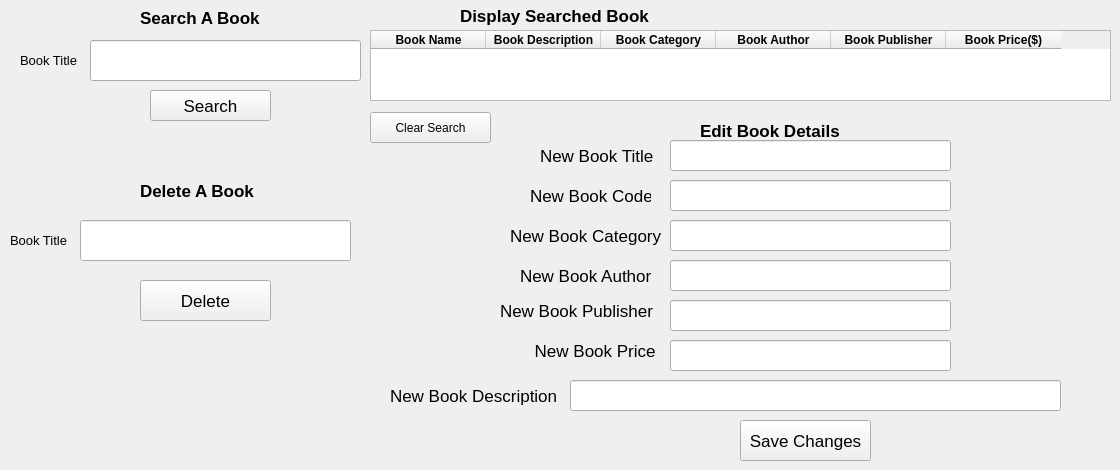
      <widget class="QWidget" name="tab_6">
       <attribute name="title">
        <string>Edit Or Delete A Book</string>
       </attribute>
       <widget class="QLabel" name="label_15">
        <property name="geometry">
         <rect>
          <x>530</x>
          <y>180</y>
          <width>121</width>
          <height>31</height>
         </rect>
        </property>
        <property name="font">
         <font>
          <family>Segoe UI</family>
          <pointsize>13</pointsize>
         </font>
        </property>
        <property name="text">
         <string>New Book Code</string>
        </property>
       </widget>
       <widget class="QLabel" name="label_16">
        <property name="geometry">
         <rect>
          <x>510</x>
          <y>220</y>
          <width>151</width>
          <height>31</height>
         </rect>
        </property>
        <property name="font">
         <font>
          <family>Segoe UI</family>
          <pointsize>13</pointsize>
         </font>
        </property>
        <property name="text">
         <string>New Book Category</string>
        </property>
       </widget>
       <widget class="QLabel" name="label_17">
        <property name="geometry">
         <rect>
          <x>530</x>
          <y>340</y>
          <width>131</width>
          <height>21</height>
         </rect>
        </property>
        <property name="font">
         <font>
          <family>Segoe UI</family>
          <pointsize>13</pointsize>
         </font>
        </property>
        <property name="text">
         <string> New Book Price</string>
        </property>
       </widget>
       <widget class="QLabel" name="label_18">
        <property name="geometry">
         <rect>
          <x>500</x>
          <y>300</y>
          <width>161</width>
          <height>21</height>
         </rect>
        </property>
        <property name="font">
         <font>
          <family>Segoe UI</family>
          <pointsize>13</pointsize>
         </font>
        </property>
        <property name="text">
         <string>New Book Publisher</string>
        </property>
       </widget>
       <widget class="QLineEdit" name="lineEdit_8">
        <property name="geometry">
         <rect>
          <x>670</x>
          <y>340</y>
          <width>281</width>
          <height>31</height>
         </rect>
        </property>
       </widget>
       <widget class="QLineEdit" name="lineEdit_9">
        <property name="geometry">
         <rect>
          <x>90</x>
          <y>40</y>
          <width>271</width>
          <height>41</height>
         </rect>
        </property>
       </widget>
       <widget class="QLabel" name="label_19">
        <property name="geometry">
         <rect>
          <x>20</x>
          <y>50</y>
          <width>61</width>
          <height>21</height>
         </rect>
        </property>
        <property name="font">
         <font>
          <family>Segoe UI</family>
          <pointsize>10</pointsize>
         </font>
        </property>
        <property name="text">
         <string>Book Title</string>
        </property>
       </widget>
       <widget class="QLineEdit" name="lineEdit_10">
        <property name="geometry">
         <rect>
          <x>670</x>
          <y>180</y>
          <width>281</width>
          <height>31</height>
         </rect>
        </property>
       </widget>
       <widget class="QLabel" name="label_20">
        <property name="geometry">
         <rect>
          <x>520</x>
          <y>260</y>
          <width>141</width>
          <height>31</height>
         </rect>
        </property>
        <property name="font">
         <font>
          <family>Segoe UI</family>
          <pointsize>13</pointsize>
         </font>
        </property>
        <property name="text">
         <string>New Book Author</string>
        </property>
       </widget>
       <widget class="QPushButton" name="pushButton_9">
        <property name="geometry">
         <rect>
          <x>740</x>
          <y>420</y>
          <width>131</width>
          <height>41</height>
         </rect>
        </property>
        <property name="font">
         <font>
          <family>Segoe UI</family>
          <pointsize>13</pointsize>
         </font>
        </property>
        <property name="text">
         <string>Save Changes</string>
        </property>
       </widget>
       <widget class="QPushButton" name="pushButton_10">
        <property name="geometry">
         <rect>
          <x>150</x>
          <y>90</y>
          <width>121</width>
          <height>31</height>
         </rect>
        </property>
        <property name="font">
         <font>
          <family>Segoe UI</family>
          <pointsize>13</pointsize>
         </font>
        </property>
        <property name="text">
         <string>Search</string>
        </property>
       </widget>
       <widget class="QPushButton" name="pushButton_11">
        <property name="geometry">
         <rect>
          <x>140</x>
          <y>280</y>
          <width>131</width>
          <height>41</height>
         </rect>
        </property>
        <property name="font">
         <font>
          <family>Segoe UI</family>
          <pointsize>13</pointsize>
         </font>
        </property>
        <property name="text">
         <string>Delete</string>
        </property>
       </widget>
       <widget class="QLabel" name="label_9">
        <property name="geometry">
         <rect>
          <x>700</x>
          <y>120</y>
          <width>151</width>
          <height>21</height>
         </rect>
        </property>
        <property name="font">
         <font>
          <family>MS Shell Dlg 2</family>
          <pointsize>13</pointsize>
          <weight>75</weight>
          <bold>true</bold>
         </font>
        </property>
        <property name="text">
         <string>Edit Book Details</string>
        </property>
       </widget>
       <widget class="QLineEdit" name="lineEdit_30">
        <property name="geometry">
         <rect>
          <x>670</x>
          <y>140</y>
          <width>281</width>
          <height>31</height>
         </rect>
        </property>
       </widget>
       <widget class="QLabel" name="label_48">
        <property name="geometry">
         <rect>
          <x>540</x>
          <y>140</y>
          <width>121</width>
          <height>31</height>
         </rect>
        </property>
        <property name="font">
         <font>
          <family>Segoe UI</family>
          <pointsize>13</pointsize>
         </font>
        </property>
        <property name="text">
         <string>New Book Title</string>
        </property>
       </widget>
       <widget class="QLabel" name="label_49">
        <property name="geometry">
         <rect>
          <x>140</x>
          <y>10</y>
          <width>131</width>
          <height>16</height>
         </rect>
        </property>
        <property name="font">
         <font>
          <family>MS Shell Dlg 2</family>
          <pointsize>13</pointsize>
          <weight>75</weight>
          <bold>true</bold>
         </font>
        </property>
        <property name="text">
         <string>Search A Book</string>
        </property>
       </widget>
       <widget class="QLineEdit" name="lineEdit_31">
        <property name="geometry">
         <rect>
          <x>670</x>
          <y>300</y>
          <width>281</width>
          <height>31</height>
         </rect>
        </property>
       </widget>
       <widget class="QLineEdit" name="lineEdit_32">
        <property name="geometry">
         <rect>
          <x>670</x>
          <y>260</y>
          <width>281</width>
          <height>31</height>
         </rect>
        </property>
       </widget>
       <widget class="QLineEdit" name="lineEdit_33">
        <property name="geometry">
         <rect>
          <x>670</x>
          <y>220</y>
          <width>281</width>
          <height>31</height>
         </rect>
        </property>
       </widget>
       <widget class="QLabel" name="label_50">
        <property name="geometry">
         <rect>
          <x>140</x>
          <y>175</y>
          <width>131</width>
          <height>31</height>
         </rect>
        </property>
        <property name="font">
         <font>
          <family>MS Shell Dlg 2</family>
          <pointsize>13</pointsize>
          <weight>75</weight>
          <bold>true</bold>
         </font>
        </property>
        <property name="text">
         <string>Delete A Book</string>
        </property>
       </widget>
       <widget class="QLabel" name="label_51">
        <property name="geometry">
         <rect>
          <x>10</x>
          <y>230</y>
          <width>61</width>
          <height>21</height>
         </rect>
        </property>
        <property name="font">
         <font>
          <family>Segoe UI</family>
          <pointsize>10</pointsize>
         </font>
        </property>
        <property name="text">
         <string>Book Title</string>
        </property>
       </widget>
       <widget class="QLineEdit" name="lineEdit_34">
        <property name="geometry">
         <rect>
          <x>80</x>
          <y>220</y>
          <width>271</width>
          <height>41</height>
         </rect>
        </property>
       </widget>
       <widget class="QLabel" name="label_52">
        <property name="geometry">
         <rect>
          <x>390</x>
          <y>380</y>
          <width>171</width>
          <height>31</height>
         </rect>
        </property>
        <property name="font">
         <font>
          <family>Segoe UI</family>
          <pointsize>13</pointsize>
         </font>
        </property>
        <property name="text">
         <string>New Book Description</string>
        </property>
       </widget>
       <widget class="QLineEdit" name="lineEdit_35">
        <property name="geometry">
         <rect>
          <x>570</x>
          <y>380</y>
          <width>491</width>
          <height>31</height>
         </rect>
        </property>
       </widget>
       <widget class="QLabel" name="label_53">
        <property name="geometry">
         <rect>
          <x>460</x>
          <y>0</y>
          <width>201</width>
          <height>31</height>
         </rect>
        </property>
        <property name="font">
         <font>
          <family>MS Shell Dlg 2</family>
          <pointsize>13</pointsize>
          <weight>75</weight>
          <bold>true</bold>
         </font>
        </property>
        <property name="text">
         <string>Display Searched Book</string>
        </property>
       </widget>
       <widget class="QTableWidget" name="tableWidget_5">
        <property name="geometry">
         <rect>
          <x>370</x>
          <y>30</y>
          <width>741</width>
          <height>71</height>
         </rect>
        </property>
        <property name="font">
         <font>
          <family>MS Shell Dlg 2</family>
          <pointsize>8</pointsize>
          <weight>50</weight>
          <bold>false</bold>
         </font>
        </property>
        <attribute name="horizontalHeaderDefaultSectionSize">
         <number>115</number>
        </attribute>
        <column>
         <property name="text">
          <string>Book Name</string>
         </property>
         <property name="font">
          <font>
           <pointsize>9</pointsize>
           <weight>75</weight>
           <bold>true</bold>
          </font>
         </property>
        </column>
        <column>
         <property name="text">
          <string>Book Description</string>
         </property>
         <property name="font">
          <font>
           <pointsize>9</pointsize>
           <weight>75</weight>
           <bold>true</bold>
          </font>
         </property>
        </column>
        <column>
         <property name="text">
          <string>Book Category</string>
         </property>
         <property name="font">
          <font>
           <pointsize>9</pointsize>
           <weight>75</weight>
           <bold>true</bold>
          </font>
         </property>
        </column>
        <column>
         <property name="text">
          <string>Book Author</string>
         </property>
         <property name="font">
          <font>
           <pointsize>9</pointsize>
           <weight>75</weight>
           <bold>true</bold>
          </font>
         </property>
        </column>
        <column>
         <property name="text">
          <string>Book Publisher</string>
         </property>
         <property name="font">
          <font>
           <pointsize>9</pointsize>
           <weight>75</weight>
           <bold>true</bold>
          </font>
         </property>
        </column>
        <column>
         <property name="text">
          <string>Book Price($)</string>
         </property>
         <property name="font">
          <font>
           <pointsize>9</pointsize>
           <weight>75</weight>
           <bold>true</bold>
          </font>
         </property>
        </column>
       </widget>
       <widget class="QPushButton" name="pushButton_26">
        <property name="geometry">
         <rect>
          <x>370</x>
          <y>112</y>
          <width>121</width>
          <height>31</height>
         </rect>
        </property>
        <property name="text">
         <string>Clear Search</string>
        </property>
       </widget>
      </widget>
